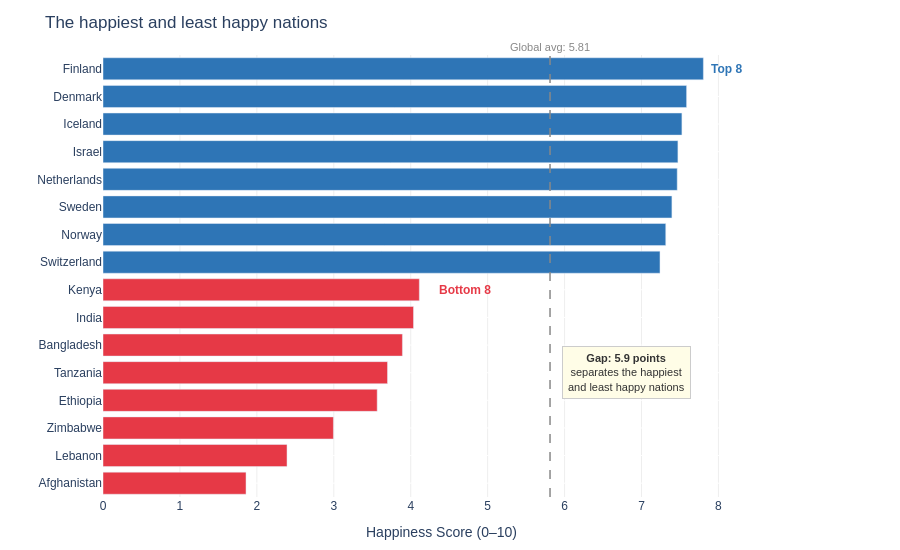

This figure's notebook cell:
### Markdown cell above
---
## Extension — Model Answer

### Code cell
# prep data
top8 = df.nlargest(8,'Happiness_Score').assign(Group='Top 8')
bottom8 = df.nsmallest(8,'Happiness_Score').assign(Group='Bottom 8')
combined = pd.concat([bottom8, top8]).sort_values('Happiness_Score').reset_index(drop=True)
global_avg = df['Happiness_Score'].mean()

# set colors for the top and bottom groups
colors = ['#2E75B6' if g == 'Top 8' else '#E63946' for g in combined['Group']]



fig = px.bar(
    data_frame=combined,
    x='Happiness_Score', y='Country',
    orientation='h',
    color='Group',
    color_discrete_map={'Top 8': '#2E75B6', 'Bottom 8': '#E63946'},
    hover_data={'Region': True, 'Happiness_Score': ':.2f', 'Group': False},
    custom_data=combined
)

# controls the tooltip text using html and the custom data passed above in px.bar
fig.update_traces(
    hovertemplate='<b>%{y}</b><br>Score: %{x:.2f}<br>%{customdata[0]}<extra></extra>'
)

# adding the average vertical line
fig.add_vline(x=global_avg, line_dash='dash', line_color='#888888', line_width=1.5,
              annotation_text=f'Global avg: {global_avg:.2f}',
              annotation_position='top', annotation_font=dict(size=11, color='#888888'))


# adding the text highlighting the gap, top and bottom numbers
# Notes: 1. Global average reference line gives a meaningful anchor — without it
#           7.8 and 1.9 are just numbers; the average shows both are extremes
#.       2. Gap annotation makes the story concrete — the audience doesn't have
#           to compute 7.8 - 1.9 themselves

gap = top8['Happiness_Score'].max() - bottom8['Happiness_Score'].min()
fig.add_annotation(
    x=6.8, y=4,
    text=f'<b>Gap: {gap:.1f} points</b><br>separates the happiest<br>and least happy nations',
    showarrow=False, font=dict(size=11, color='#333333', family='Arial'),
    bgcolor='#FFFDE7', bordercolor='#CCCCCC', borderwidth=1, borderpad=5
)
fig.add_annotation(x=8.1, y=15, text='<b>Top 8</b>',
                   showarrow=False, font=dict(color='#2E75B6', size=12))
fig.add_annotation(x=4.7, y=7, text='<b>Bottom 8</b>',
                   showarrow=False, font=dict(color='#E63946', size=12))

fig.update_layout(
    title=f'The happiest and least happy nations',
    xaxis=dict(range=[0, 8.8], gridcolor='#EEEEEE', title='Happiness Score (0–10)'),
    yaxis=dict(gridcolor='white', title=''),
    plot_bgcolor='white', paper_bgcolor='white',
    font=dict(family='Arial', size=12),
    showlegend=False,
    margin=dict(l=30, r=120, t=55, b=40),
    height=550
)
fig.show()

### Figure 1 — Plotly figure (JSON) as saved in the notebook; plotly's stock layout.template omitted (floating-point values rounded to 4 significant figures)
{"data": [{"customdata": [["Afghanistan", "South Asia", 1.859, 6.18, 0.374, 47.5, 0.382, -0.055, 0.934, "Bottom 8"], ["Lebanon", "Middle East and North Africa", 2.392, 7.65, 0.486, 60.5, 0.444, 0.049, 0.874, "Bottom 8"], ["Zimbabwe", "Sub-Saharan Africa", 2.995, 6.412, 0.476, 43.5, 0.43, 0.057, 0.816, "Bottom 8"], ["Ethiopia", "Sub-Saharan Africa", 3.564, 6.48, 0.458, 49.4, 0.567, 0.27, 0.822, "Bottom 8"], ["Tanzania", "Sub-Saharan Africa", 3.698, 6.936, 0.525, 52.4, 0.6, 0.258, 0.797, "Bottom 8"], ["Bangladesh", "South Asia", 3.892, 7.305, 0.579, 59.9, 0.578, 0.241, 0.779, "Bottom 8"], ["India", "South Asia", 4.036, 7.469, 0.639, 57.3, 0.615, 0.265, 0.772, "Bottom 8"], ["Kenya", "Sub-Saharan Africa", 4.112, 7.184, 0.558, 55.2, 0.68, 0.331, 0.861, "Bottom 8"]], "hovertemplate": "<b>%{y}</b><br>Score: %{x:.2f}<br>%{customdata[0]}<extra></extra>", "legendgroup": "Bottom 8", "marker": {"color": "#E63946", "pattern": {"shape": ""}}, "name": "Bottom 8", "orientation": "h", "showlegend": true, "textposition": "auto", "type": "bar", "x": [1.859, 2.392, 2.995, 3.564, 3.698, 3.892, 4.036, 4.112], "xaxis": "x", "y": ["Afghanistan", "Lebanon", "Zimbabwe", "Ethiopia", "Tanzania", "Bangladesh", "India", "Kenya"], "yaxis": "y"}, {"customdata": [["Switzerland", "Western Europe", 7.24, 11.12, 0.942, 74.1, 0.921, 0.244, 0.283, "Top 8"], ["Norway", "Western Europe", 7.315, 11.07, 0.96, 72, 0.939, 0.271, 0.216, "Top 8"], ["Sweden", "Western Europe", 7.395, 10.96, 0.934, 72, 0.93, 0.221, 0.252, "Top 8"], ["Netherlands", "Western Europe", 7.464, 11.02, 0.939, 72.4, 0.879, 0.24, 0.296, "Top 8"], ["Israel", "Middle East and North Africa", 7.473, 10.53, 0.916, 72.4, 0.903, 0.149, 0.826, "Top 8"], ["Iceland", "Western Europe", 7.525, 10.88, 0.983, 72.5, 0.961, 0.26, 0.15, "Top 8"], ["Denmark", "Western Europe", 7.586, 10.93, 0.954, 72.7, 0.931, 0.168, 0.234, "Top 8"], ["Finland", "Western Europe", 7.804, 10.78, 0.954, 71.9, 0.949, 0.142, 0.179, "Top 8"]], "hovertemplate": "<b>%{y}</b><br>Score: %{x:.2f}<br>%{customdata[0]}<extra></extra>", "legendgroup": "Top 8", "marker": {"color": "#2E75B6", "pattern": {"shape": ""}}, "name": "Top 8", "orientation": "h", "showlegend": true, "textposition": "auto", "type": "bar", "x": [7.24, 7.315, 7.395, 7.464, 7.473, 7.525, 7.586, 7.804], "xaxis": "x", "y": ["Switzerland", "Norway", "Sweden", "Netherlands", "Israel", "Iceland", "Denmark", "Finland"], "yaxis": "y"}], "layout": {"annotations": [{"font": {"color": "#888888", "size": 11}, "showarrow": false, "text": "Global avg: 5.81", "x": 5.811, "xanchor": "center", "xref": "x", "y": 1, "yanchor": "bottom", "yref": "y domain"}, {"bgcolor": "#FFFDE7", "bordercolor": "#CCCCCC", "borderpad": 5, "borderwidth": 1, "font": {"color": "#333333", "family": "Arial", "size": 11}, "showarrow": false, "text": "<b>Gap: 5.9 points</b><br>separates the happiest<br>and least happy nations", "x": 6.8, "y": 4}, {"font": {"color": "#2E75B6", "size": 12}, "showarrow": false, "text": "<b>Top 8</b>", "x": 8.1, "y": 15}, {"font": {"color": "#E63946", "size": 12}, "showarrow": false, "text": "<b>Bottom 8</b>", "x": 4.7, "y": 7}], "barmode": "relative", "font": {"family": "Arial", "size": 12}, "height": 550, "legend": {"title": {"text": "Group"}, "tracegroupgap": 0}, "margin": {"b": 40, "l": 30, "r": 120, "t": 55}, "paper_bgcolor": "white", "plot_bgcolor": "white", "shapes": [{"line": {"color": "#888888", "dash": "dash", "width": 1.5}, "type": "line", "x0": 5.811, "x1": 5.811, "xref": "x", "y0": 0, "y1": 1, "yref": "y domain"}], "showlegend": false, "title": {"text": "The happiest and least happy nations"}, "xaxis": {"anchor": "y", "domain": [0, 1], "gridcolor": "#EEEEEE", "range": [0, 8.8], "title": {"text": "Happiness Score (0–10)"}}, "yaxis": {"anchor": "x", "domain": [0, 1], "gridcolor": "white", "title": {"text": ""}}}}
